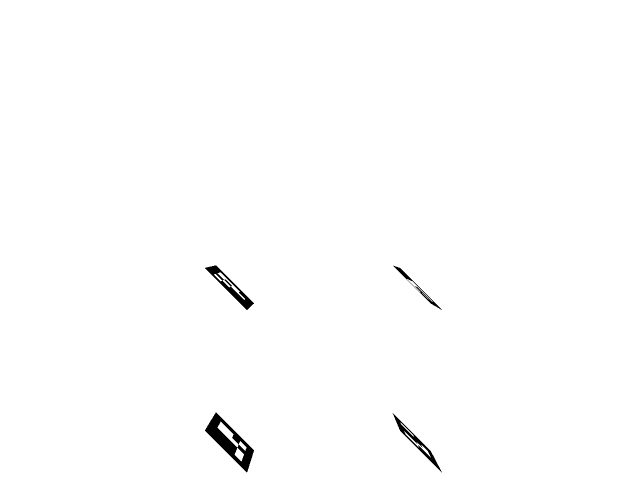
#> input picture data/sample_markers.png, 1280 x 960 px (shown at 1/2 size)
$ python interactive_blur.py ../data/sample_markers.png
#> lines starting #> are read from the running program, lines starting #| are printed output that depends on the picture; after the words box and inside, x2 and y2 are one past the last pixel; in counts of white or black regions, pixels touching at a corner belong together
#> in main, img is the input picture: shape (960, 1280, 3); 99.4% white; 4 black regions, box (x1, y1, x2, y2) and area: (410, 825, 508, 945) 3726, (410, 531, 508, 620) 1797, (785, 826, 884, 945) 1368, (786, 531, 884, 620) 618
#| 图像: 1280x960
"""交互式手动打码工具。

鼠标拖拽框选区域，高斯模糊。可叠加多个区域。

用法:
    uv run python scripts/interactive_blur.py <image_path> [--output <path>]

操作:
    鼠标左键拖拽    框选打码区域
    鼠标右键         撤销上一个区域
    S                保存并退出
    Q / ESC          退出（不保存）
    C                清除所有区域
    R                重置视图
    滚轮             缩放
"""

import argparse
import sys
from pathlib import Path

import cv2
import numpy as np


class InteractiveBlur:
    def __init__(self, image: np.ndarray, output_path: str = "outputs/blurred.png"):
#> called with output_path = 'outputs/blurred.png'
        self._original = image.copy()
        self._img = image.copy()
        self._h, self._w = image.shape[:2]
#> self._h = 960; self._w = 1280
        self._output = output_path
        self._regions = []  # [(x, y, w, h), ...]
        self._drawing = False
        self._start = (0, 0)
        self._current = (0, 0)
        self._scale = 1.0
        self._ox, self._oy = 0, 0

    def run(self):
        cv2.namedWindow("blur", cv2.WINDOW_NORMAL)
        cv2.setMouseCallback("blur", self._mouse)
        cv2.resizeWindow("blur", self._w, self._h)

        # 去抖
        last_key_time = 0
        import time

        while True:
            canvas = self._render()
            cv2.imshow("blur", canvas)
            key = cv2.waitKey(30) & 0xFF

            if key == 255:
                continue
            now = time.time()
            if now - last_key_time < 0.3:
                continue
            last_key_time = now

            if key in (ord("q"), 27):
                break
            elif key == ord("s"):
                self._apply_and_save()
                break
            elif key == ord("c"):
                self._regions.clear()
                self._img = self._original.copy()
                print("[c] 已清除")
            elif key == ord("r"):
                self._scale = 1.0
                self._ox = self._oy = 0
            elif key in (ord("+"), ord("=")):
                self._scale = min(10, self._scale * 1.2)
            elif key == ord("-"):
                self._scale = max(0.1, self._scale / 1.2)
            elif key == ord("z"):
                if self._regions:
                    self._regions.pop()
                    self._rebuild()
                    print(f"[z] 撤销 (剩余 {len(self._regions)} 区域)")

        cv2.destroyAllWindows()

    # [46 lines left out: functions _mouse, _rebuild, not called in this run]

    def _render(self):
        sw, sh = int(self._w * self._scale), int(self._h * self._scale)
#> sw = 1280; sh = 960
        img = cv2.resize(self._img, (sw, sh)) if self._scale != 1 else self._img
        canvas = np.zeros((sh + 40, sw, 3), dtype=np.uint8)
        canvas[:sh, :sw] = img
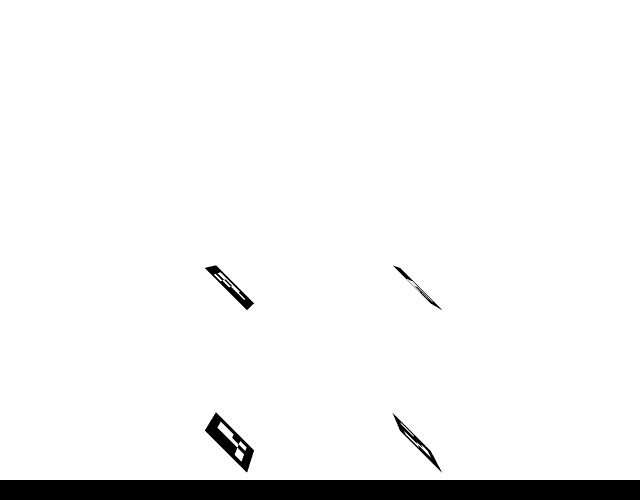
#> canvas: shape (1000, 1280, 3) (shown at 1/2 size); 95.4% white; 5 black regions, box (x1, y1, x2, y2) and area: (0, 960, 1280, 1000) 51200, (410, 825, 508, 945) 3726, (410, 531, 508, 620) 1797, (785, 826, 884, 945) 1368, (786, 531, 884, 620) 618

        # 已保存的区域边框
        for (rx, ry, rw, rh) in self._regions:
            sx, sy = int(rx * self._scale), int(ry * self._scale)
            ex, ey = int((rx + rw) * self._scale), int((ry + rh) * self._scale)
            cv2.rectangle(canvas, (sx, sy), (ex, ey), (0, 255, 255), 2)

        # 正在拖拽的临时框
        if self._drawing:
            sx, sy = self._start
            ex, ey = self._current
            sx, sy = int(sx * self._scale), int(sy * self._scale)
            ex, ey = int(ex * self._scale), int(ey * self._scale)
            cv2.rectangle(canvas, (sx, sy), (ex, ey), (255, 255, 0), 1)

        # 状态栏
        bar = sh
#> bar = 960
        cv2.rectangle(canvas, (0, bar), (sw, bar + 40), (40, 40, 40), -1)
        info = f"Regions: {len(self._regions)} | Zoom: {self._scale:.1f}x | S:save Q:quit C:clear"
        cv2.putText(canvas, info, (10, bar + 25), cv2.FONT_HERSHEY_SIMPLEX, 0.5, (200, 200, 200), 1)
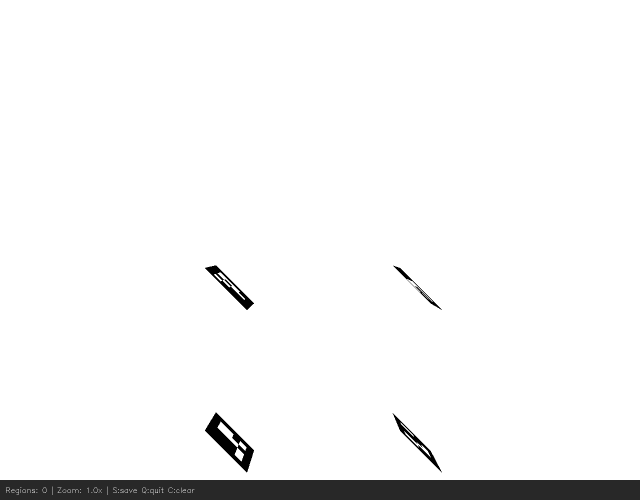
#> canvas: shape (1000, 1280, 3) (shown at 1/2 size); min 0, max 255, mean 245

        M = np.float32([[1, 0, self._ox], [0, 1, self._oy]])
        return cv2.warpAffine(canvas, M, (sw, sh + 40),
                              borderMode=cv2.BORDER_CONSTANT, borderValue=(40, 40, 40))

    # [5 lines left out: function _apply_and_save, not called in this run]


def main():
    parser = argparse.ArgumentParser(description="交互式手动图像打码")
    parser.add_argument("image", help="输入图像路径")
    parser.add_argument("--output", "-o", default="outputs/blurred.png", help="输出路径")
    args = parser.parse_args()

    img = cv2.imread(args.image)
    if img is None:
        print(f"无法读取图像: {args.image}")
        sys.exit(1)

    print(f"图像: {img.shape[1]}x{img.shape[0]}")
    print("操作: 鼠标左键拖拽框选 | 右键撤销 | S 保存退出 | Q 退出")
    InteractiveBlur(img, args.output).run()
#> (key q is pressed here)


if __name__ == "__main__":
    main()
